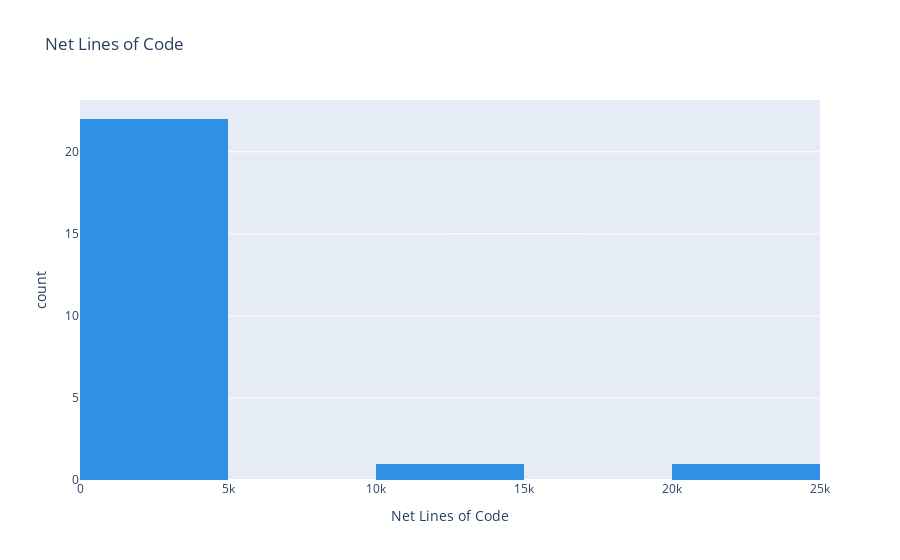

The notebook cell this image was saved under:
### Code cell
# Histogram of net lines of code
fig = px.histogram(df_commits,
                   x="net_lines",
                   title='Net Lines of Code',
                   labels={'net_lines': 'Net Lines of Code'},
                   color_discrete_sequence=px.colors.qualitative.Dark24)
fig.show()

### Figure 1 — Plotly figure (JSON) as saved in the notebook; plotly's stock layout.template omitted (floating-point values rounded to 4 significant figures)
{"data": [{"alignmentgroup": "True", "bingroup": "x", "hovertemplate": "Net Lines of Code=%{x}<br>count=%{y}<extra></extra>", "legendgroup": "", "marker": {"color": "#2E91E5", "pattern": {"shape": ""}}, "name": "", "offsetgroup": "", "orientation": "v", "showlegend": false, "type": "histogram", "x": [131, 0, 109, 249, 6, 69, 97, 1, 12960, 20693, 18, 1, 3, 2, 8, 2, 2, 2, 2, 48, 2, 2, 3869, 2], "xaxis": "x", "yaxis": "y"}], "layout": {"barmode": "relative", "legend": {"tracegroupgap": 0}, "title": {"text": "Net Lines of Code"}, "xaxis": {"anchor": "y", "domain": [0.0, 1.0], "title": {"text": "Net Lines of Code"}}, "yaxis": {"anchor": "x", "domain": [0.0, 1.0], "title": {"text": "count"}}}}
